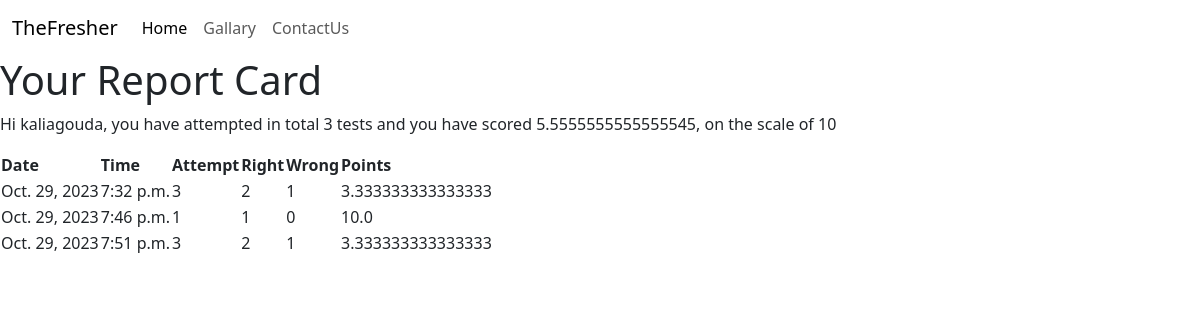
/TestHistory/ (signed in), run on the app's committed database.
### home/models.py (models this page shows)
class Users(models.Model):
    firstname=models.CharField(null=False,max_length=20)
    lastname=models.CharField(null=False, max_length=20)
    username=models.CharField(primary_key=True,max_length=20)
    phone=models.BigIntegerField()
    email=models.CharField(null=False,max_length=50)
    password=models.CharField(max_length=30)
    testattempted=models.IntegerField(default=0)
    points=models.FloatField(default=0.0)

class Result(models.Model):
    resultid=models.BigAutoField(primary_key=True,auto_created=True)
    username=models.ForeignKey(Users,on_delete=models.CASCADE)
    date=models.DateField(auto_now=True)
    time=models.TimeField(auto_now=True)
    attends=models.IntegerField()
    right=models.IntegerField()
    wront=models.IntegerField()
    points=models.FloatField()

### home/views.py (the view)
# urls.py: path('TestHistory/',testHistory,name='testHistory'),
def testHistory(request):
    if 'name' not in request.session.keys():
        res=HttpResponseRedirect("LoginForm")
    candidate=Users.objects.filter(username=request.session['username'])
    resutls=Result.objects.filter(username_id=candidate[0].username)
    context={'results':resutls,'candidate':candidate[0]}
    res=render(request,'user_history.html',context)
    return res

### home/templates/user_history.html (shortened to what this page needs)
{% extends "headerandfooter.html" %}
{% block content %}
<h1>Your Report Card</h1>
<p>Hi {{candidate.firstname}}, you have attempted in total {{candidate.testattempted}} tests and you have scored {{candidate.points}}, on the scale of 10 </p>
<table>
    <tr>
        <th>Date</th>
        <th>Time</th>
        <th>Attempt</th>
        <th>Right</th>
        <th>Wrong</th>
        <th>Points</th>
    </tr>
    {% for r in results %}
    <tr>
        <td>{{r.date}}</td>
        <td>{{r.time}} </td>
        <td>{{r.attends}} </td>
        <td>{{r.right}} </td>
        <td>{{r.wront}} </td>
        <td>{{r.points}} </td>
    </tr>
    {% endfor %}
</table>
{% endblock %}

### data on the page
Users: firstname "kaliagouda", testattempted "3", points "5.5555555555555545"
Result: date "Oct. 29, 2023", time "7:32 p.m.", attends "3", right "2", wront "1", points "3.333333333333333"
Result: date "Oct. 29, 2023", time "7:46 p.m.", attends "1", right "1", wront "0", points "10.0"
Result: date "Oct. 29, 2023", time "7:51 p.m.", attends "3", right "2", wront "1", points "3.333333333333333"
